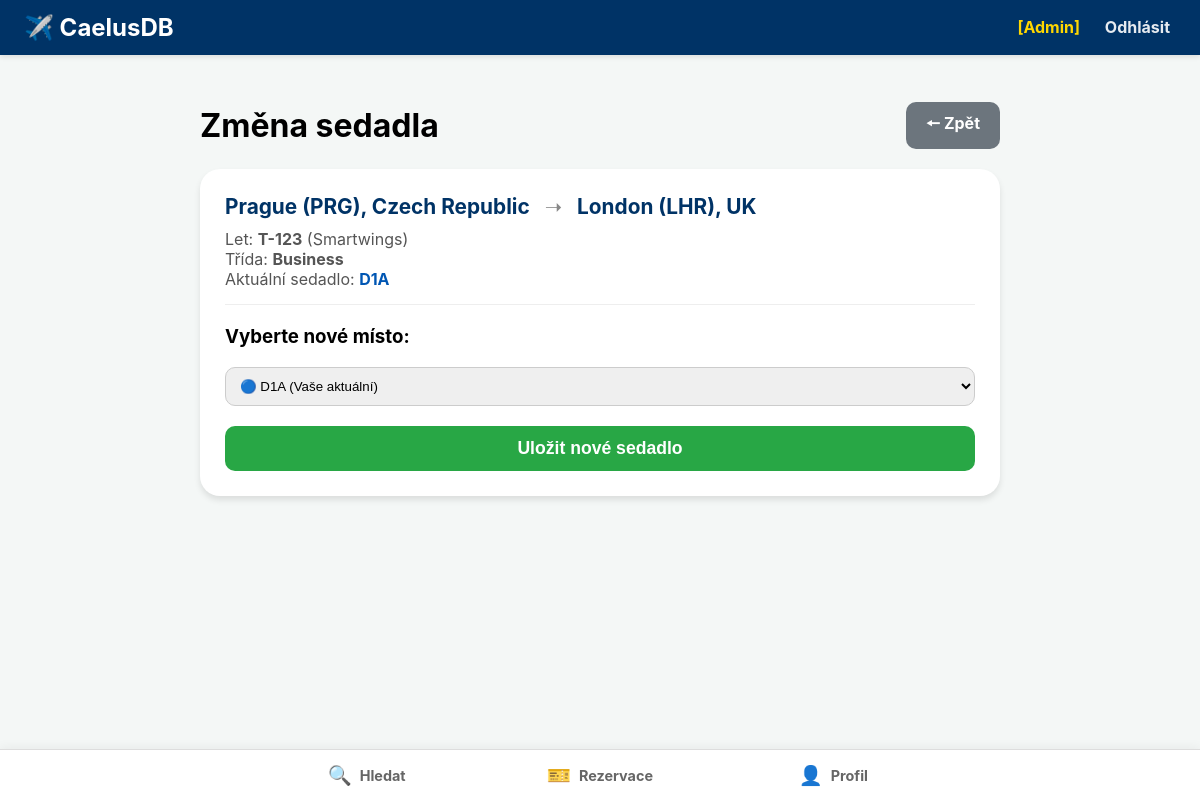
The app's page /letenka/presadit/44/ (signed in) with its own data.
### main/models.py (models this page shows, shortened)
class Lety(models.Model):
    cislo_letu = models.CharField(max_length=10)  # text
    cas_odletu = models.DateTimeField()  # time
    cas_priletu = models.DateTimeField()  # time
    id_letiste_odletu = models.ForeignKey(Letiste, on_delete=models.PROTECT, related_name="odlety")
    id_letiste_priletu = models.ForeignKey(Letiste, on_delete=models.PROTECT, related_name="prilety")
    id_letadla = models.ForeignKey(Letadla, on_delete=models.PROTECT)
    id_aerolinky = models.ForeignKey(Aerolinky, on_delete=models.PROTECT)
    posadka = models.ManyToManyField(
        settings.AUTH_USER_MODEL,  # vazba na Uzivatel
        related_name="lety"  # Umožní najít všechny lety pro daného uživatele (clena posadky)
    )

class Letiste(models.Model):
    nazev_letiste = models.CharField(max_length=255)  # text
    kod_iata = models.CharField(max_length=3, unique=True)  # text
    mesto = models.CharField(max_length=100)  # text
    zeme = models.CharField(max_length=100)  # text

class Aerolinky(models.Model):
    nazev = models.CharField(max_length=255)  # text
    kod_iata = models.CharField(max_length=3, unique=True)  # text
    zeme_registrace = models.CharField(max_length=100, blank=True, null=True)  # text

class Letenky(models.Model):
    cislo_sedadla = models.CharField(max_length=4)  # text
    cena_letenky = models.DecimalField(max_digits=10, decimal_places=2)  # int
    id_rezervace = models.ForeignKey(Rezervace, on_delete=models.CASCADE)
    id_letu = models.ForeignKey(Lety, on_delete=models.CASCADE)
    id_tridy = models.ForeignKey(TridySedadel, on_delete=models.PROTECT)

class TridySedadel(models.Model):
    nazev_tridy = models.CharField(max_length=100)  # text
    popis = models.TextField(blank=True, null=True)  # text
    id_aerolinky = models.ForeignKey(
        Aerolinky,
        on_delete=models.CASCADE,  # Pokud smažu aerolinku, smažou se i její třídy
        null=True,  # Povoluje NULL pro globální třídy
        blank=True
    )

### main/views.py (the view)
# urls.py: path('letenka/presadit/<int:letenka_id>/', views.zmenit_sedadlo, name='zmenit_sedadlo'),
@login_required
def zmenit_sedadlo(request, letenka_id):
    letenka = get_object_or_404(Letenky, pk=letenka_id, id_rezervace__id_uzivatele=request.user)
    let = letenka.id_letu
    obsazena_sedadla = list(
        Letenky.objects.filter(id_letu=let).exclude(id=letenka.id).values_list('cislo_sedadla', flat=True))
    vsechny_inventare = InventarLetu.objects.filter(id_letu=let, pocet_mist_k_prodeji__gt=0).order_by('cena')
    class_index = 1
    moje_kapacita = 0
    for inv in vsechny_inventare:
        if inv.id_tridy == letenka.id_tridy:
            moje_kapacita = inv.pocet_mist_k_prodeji
            break
        class_index += 1
    if request.method == 'POST':
        nove_sedadlo = request.POST.get(f'sedadlo_{let.id}')
        if nove_sedadlo:
            letenka.cislo_sedadla = nove_sedadlo
            letenka.save()
            return redirect('detail_moje_rezervace', rezervace_id=letenka.id_rezervace.id)
    return render(request, 'main/zmenit_sedadlo.html', {
        'letenka': letenka,
        'let': let,
        'obsazena_sedadla_json': json.dumps(obsazena_sedadla),
        'kapacita': moje_kapacita,
        'class_index': class_index
    })

### main/templates/main/zmenit_sedadlo.html (shortened to what this page needs)
{% extends 'main/base.html' %}
{% block content %}
<div style="max-width: 800px; margin: 0 auto;">
    <div style="display: flex; align-items: center; justify-content: space-between; margin-bottom: 20px;">
        <h1 style="margin: 0;">Změna sedadla</h1>
        <a href="{% url 'detail_moje_rezervace' letenka.id_rezervace.id %}" class="btn" style="background-color: #6c757d; color: white; text-decoration: none;">
            🠔 Zpět
        </a>
    </div>
    <form method="POST" action="#">
        <div style="background: white; padding: 25px; border-radius: 20px; box-shadow: 0 4px 6px rgba(0,0,0,0.1); margin-bottom: 30px;">
            <div class="route-header">
                <div class="route-city">
                    {{ let.id_letiste_odletu.mesto }}
                    ({{ let.id_letiste_odletu.kod_iata }}),
                    {{ let.id_letiste_odletu.zeme }}
                </div>
                <div class="route-arrow">➝</div>
                <div class="route-city">
                    {{ let.id_letiste_priletu.mesto }}
                    ({{ let.id_letiste_priletu.kod_iata }}),
                    {{ let.id_letiste_priletu.zeme }}
                </div>
            </div>
            <div style="margin-bottom: 20px; color: #555; border-bottom: 1px solid #eee; padding-bottom: 15px;">
                 <div>Let: <strong>{{ let.cislo_letu }}</strong> ({{ let.id_aerolinky.nazev }})</div>
                 <div>Třída: <strong>{{ letenka.id_tridy.nazev_tridy }}</strong></div>
                 <div>Aktuální sedadlo: <strong style="color: #0056b3;">{{ letenka.cislo_sedadla }}</strong></div>
            </div>
            <h3 style="margin-top: 0;">Vyberte nové místo:</h3>
            <select name="sedadlo_{{ let.id }}"
                    id="sedadlo-select"
                    class="form-control"
                    style="width: 100%; padding: 10px; border: 1px solid #ccc; border-radius: 10px;"
                    required>
                </select>
            <button type="submit" class="btn btn-success" style="width: 100%; margin-top: 20px; border-radius: 10px; padding: 12px; font-size: 1.1rem;">
                Uložit nové sedadlo
            </button>
         </div>
    </form>
</div>
{% endblock %}

### main/templates/main/base.html (style rules this page uses)
body { font-family: -apple-system, BlinkMacSystemFont, "Segoe UI", Roboto, Helvetica, Arial, sans-serif; margin: 0; padding: 0; background-color: #f4f7f6; padding-bottom: 70px; padding-top: 70px; }
.btn { padding: 10px 20px; border: none; cursor: pointer; border-radius: 10px; text-decoration: none; display: inline-block; font-weight: bold; }
.btn-success { background-color: #28a745; color: white; }

### main/templates/main/zmenit_sedadlo.html (style rules this page uses)
.route-header { margin-top: 0; padding-bottom: 10px; color: #003366; font-size: 1.3rem; font-weight: bold; display: flex; align-items: center; gap: 15px; flex-wrap: wrap; }
.route-arrow { color: #888; font-weight: normal; }

### records on screen
Lety: id_letiste_odletu.mesto "Prague", id_letiste_odletu.kod_iata "PRG", id_letiste_odletu.zeme "Czech Republic", id_letiste_priletu.mesto "London", id_letiste_priletu.kod_iata "LHR", id_letiste_priletu.zeme "UK", cislo_letu "T-123", id_aerolinky.nazev "Smartwings", id "🔵 D1A (Vaše aktuální)"
Letenky: id_tridy.nazev_tridy "Business", cislo_sedadla "D1A"
